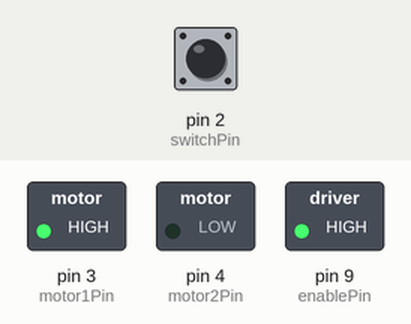
The sketch below on a simulated Arduino Uno, built with avr-gcc and run on an emulated ATmega328P. Parts: switched loads named in the sketch (green lamp = pin HIGH). The test bench sets the inputs (shaded band); at power-on: pin 2 (switchPin) LOW.

Above: at 1.2 s.
1.3 s: pin 2 (switchPin) pulled HIGH for 0.15 s
At 1.37 s:
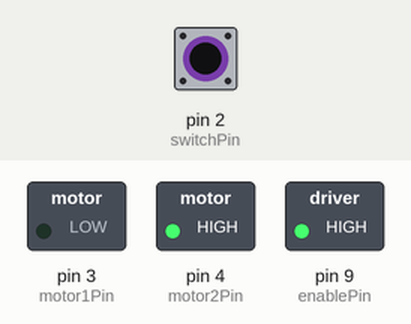
2.9 s: pin 2 (switchPin) pulled HIGH for 3.2 s
At 6.7 s:
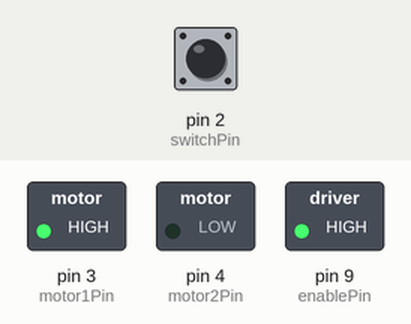
Timing chart, 0 to 8.2 s (numbered marks = the images above; inputs shaded):
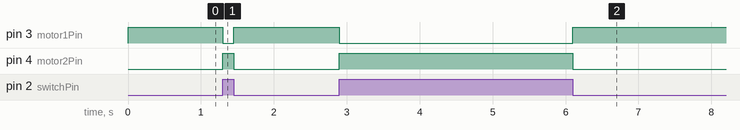

Measured:
- after the input at 1.3 s, pin 3 (motor1Pin): HIGH → LOW at once, → HIGH 0.15 s later; pin 4 (motor2Pin): LOW → HIGH at once, → LOW 0.15 s later
- after the input at 2.9 s, pin 3 (motor1Pin): HIGH → LOW at once, → HIGH 3.2 s later; pin 4 (motor2Pin): LOW → HIGH at once, → LOW 3.2 s later

The sketch:

lab_5_dcmotor.ino
```cpp
const int switchPin = 2;    // switch input
const int motor1Pin = 3;    // H-bridge leg 1 (pin 2, 1A)
const int motor2Pin = 4;    // H-bridge leg 2 (pin 7, 2A)
const int enablePin = 9;    // H-bridge enable pin

void setup() {
  // put your setup code here, to run once:
  pinMode(switchPin, INPUT);
  pinMode(motor1Pin, OUTPUT);
  pinMode(motor2Pin, OUTPUT);
  pinMode(enablePin, OUTPUT);
  digitalWrite(enablePin, HIGH);
}

void loop() {
  int enablePinVal=digitalRead(switchPin);
  if(enablePinVal==HIGH){
    digitalWrite(motor1Pin, LOW);
    digitalWrite(motor2Pin, HIGH);
  }else{
    digitalWrite(motor1Pin, HIGH);
    digitalWrite(motor2Pin, LOW);
  }

}
```
